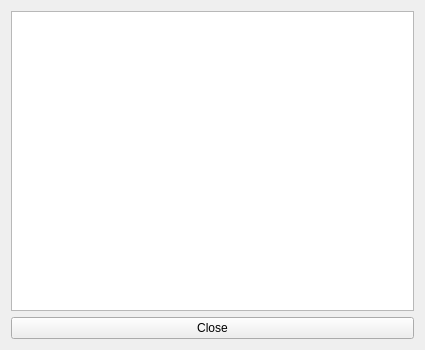
<?xml version="1.0" encoding="UTF-8"?>
<ui version="4.0">
 <class>EndEffectorDatasForm</class>
 <widget class="QWidget" name="EndEffectorDatasForm">
  <property name="geometry">
   <rect>
    <x>0</x>
    <y>0</y>
    <width>425</width>
    <height>350</height>
   </rect>
  </property>
  <property name="windowTitle">
   <string>EndEffectorDatasForm</string>
  </property>
  <layout class="QGridLayout" name="gridLayout">
   <item row="0" column="0">
    <widget class="QTextBrowser" name="datas_textBrowser"/>
   </item>
   <item row="1" column="0">
    <widget class="QPushButton" name="close_pushButton">
     <property name="text">
      <string>Close</string>
     </property>
    </widget>
   </item>
  </layout>
 </widget>
 <resources/>
 <connections/>
</ui>
